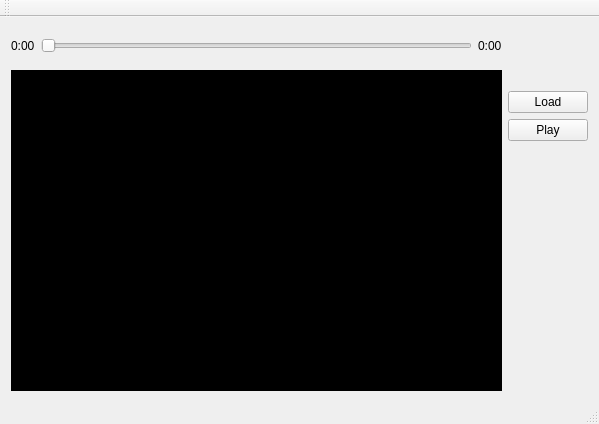
<?xml version="1.0" encoding="UTF-8"?>
<ui version="4.0">
 <class>MainWindow</class>
 <widget class="QMainWindow" name="MainWindow">
  <property name="geometry">
   <rect>
    <x>0</x>
    <y>0</y>
    <width>599</width>
    <height>424</height>
   </rect>
  </property>
  <property name="windowTitle">
   <string>My Player</string>
  </property>
  <widget class="QWidget" name="centralWidget">
   <layout class="QVBoxLayout" name="verticalLayout_2">
    <item>
     <layout class="QGridLayout" name="gridLayout" rowstretch="1,0,0" columnstretch="0,0">
      <property name="verticalSpacing">
       <number>6</number>
      </property>
      <item row="0" column="1">
       <layout class="QVBoxLayout" name="verticalLayout_3">
        <item>
         <spacer name="verticalSpacer_2">
          <property name="orientation">
           <enum>Qt::Vertical</enum>
          </property>
          <property name="sizeHint" stdset="0">
           <size>
            <width>20</width>
            <height>40</height>
           </size>
          </property>
         </spacer>
        </item>
        <item>
         <widget class="QPushButton" name="pushButton">
          <property name="text">
           <string>Load</string>
          </property>
         </widget>
        </item>
        <item>
         <widget class="QPushButton" name="pushButton_2">
          <property name="text">
           <string>Play</string>
          </property>
         </widget>
        </item>
        <item>
         <spacer name="verticalSpacer_5">
          <property name="orientation">
           <enum>Qt::Vertical</enum>
          </property>
          <property name="sizeHint" stdset="0">
           <size>
            <width>20</width>
            <height>40</height>
           </size>
          </property>
         </spacer>
        </item>
        <item>
         <spacer name="verticalSpacer_4">
          <property name="orientation">
           <enum>Qt::Vertical</enum>
          </property>
          <property name="sizeHint" stdset="0">
           <size>
            <width>20</width>
            <height>40</height>
           </size>
          </property>
         </spacer>
        </item>
        <item>
         <spacer name="verticalSpacer_3">
          <property name="orientation">
           <enum>Qt::Vertical</enum>
          </property>
          <property name="sizeHint" stdset="0">
           <size>
            <width>20</width>
            <height>40</height>
           </size>
          </property>
         </spacer>
        </item>
        <item>
         <spacer name="verticalSpacer">
          <property name="orientation">
           <enum>Qt::Vertical</enum>
          </property>
          <property name="sizeHint" stdset="0">
           <size>
            <width>20</width>
            <height>40</height>
           </size>
          </property>
         </spacer>
        </item>
       </layout>
      </item>
      <item row="0" column="0">
       <layout class="QVBoxLayout" name="verticalLayout_4" stretch="1,9">
        <item>
         <layout class="QHBoxLayout" name="horizontalLayout">
          <item>
           <widget class="QLabel" name="label_2">
            <property name="text">
             <string>0:00</string>
            </property>
           </widget>
          </item>
          <item>
           <widget class="QSlider" name="horizontalSlider">
            <property name="orientation">
             <enum>Qt::Horizontal</enum>
            </property>
           </widget>
          </item>
          <item>
           <widget class="QLabel" name="label_3">
            <property name="text">
             <string>0:00</string>
            </property>
           </widget>
          </item>
         </layout>
        </item>
        <item>
         <widget class="QLabel" name="label">
          <property name="styleSheet">
           <string notr="true">background-color: #000
</string>
          </property>
          <property name="text">
           <string/>
          </property>
         </widget>
        </item>
       </layout>
      </item>
     </layout>
    </item>
   </layout>
  </widget>
  <widget class="QMenuBar" name="menuBar">
   <property name="geometry">
    <rect>
     <x>0</x>
     <y>0</y>
     <width>599</width>
     <height>25</height>
    </rect>
   </property>
  </widget>
  <widget class="QToolBar" name="mainToolBar">
   <attribute name="toolBarArea">
    <enum>TopToolBarArea</enum>
   </attribute>
   <attribute name="toolBarBreak">
    <bool>false</bool>
   </attribute>
  </widget>
  <widget class="QStatusBar" name="statusBar"/>
 </widget>
 <layoutdefault spacing="6" margin="11"/>
 <resources/>
 <connections/>
</ui>
